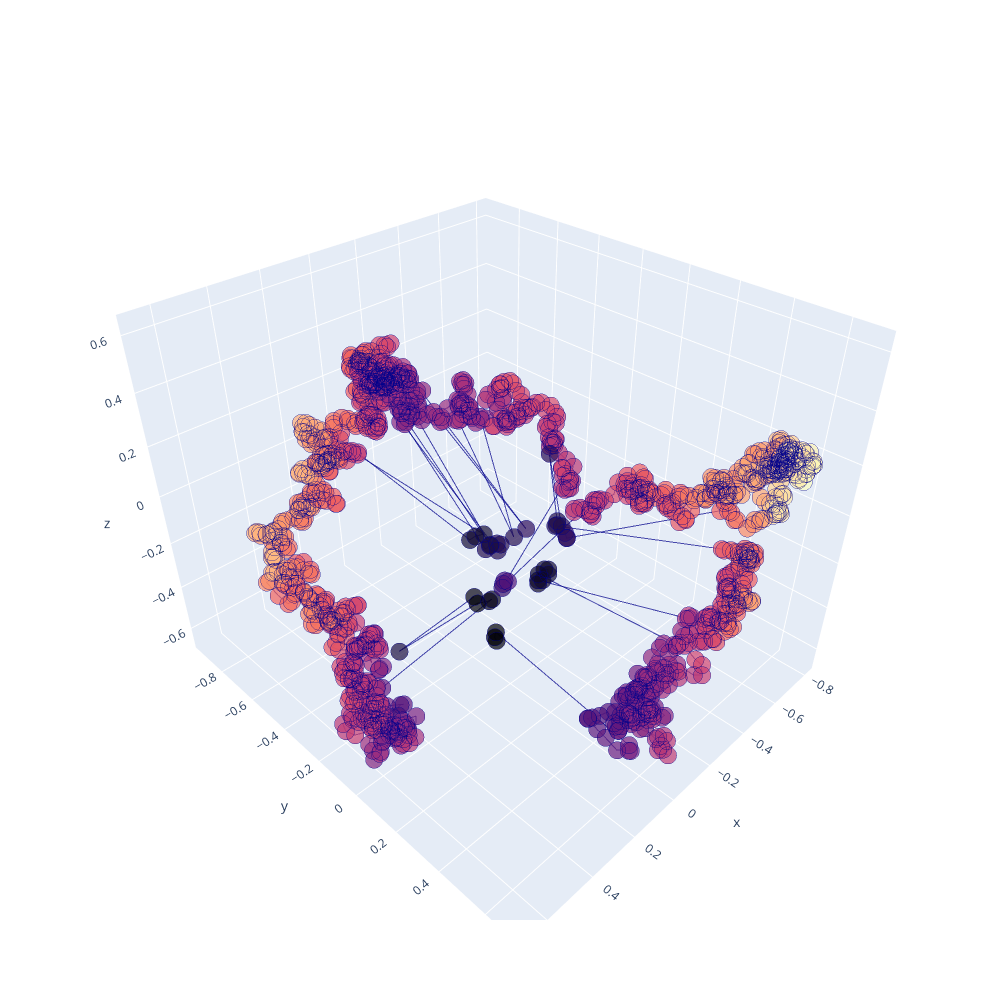

The notebook cell this image was saved under:
### Markdown cell above
Fission Yeast predicted structure according to the temperature scaled confidences

### Code cell
color = 'magma'
plot_pred_conf(fission_yeast_pred_structure, plddt_scaled, color)

### Figure 1 — Plotly figure (JSON) as saved in the notebook; plotly's stock layout.template omitted (floating-point values rounded to 4 significant figures; data arrays with more than 128 entries replaced by an {"elided": "..."} marker saying what was removed)
{"data": [{"line": {"color": "darkblue", "width": 2}, "marker": {"color": {"elided": "1258 float values"}, "colorscale": [[0, "#000004"], [0.1111, "#180f3d"], [0.2222, "#440f76"], [0.3333, "#721f81"], [0.4444, "#9e2f7f"], [0.5556, "#cd4071"], [0.6667, "#f1605d"], [0.7778, "#fd9668"], [0.8889, "#feca8d"], [1, "#fcfdbf"]], "line": {"width": 3}, "size": 6}, "opacity": 0.7, "scene": "scene", "type": "scatter3d", "x": {"elided": "1258 float values"}, "y": {"elided": "1258 float values"}, "z": {"elided": "1258 float values"}}], "layout": {"height": 1000, "scene": {"domain": {"x": [0, 1], "y": [0, 1]}}, "width": 1000}}
